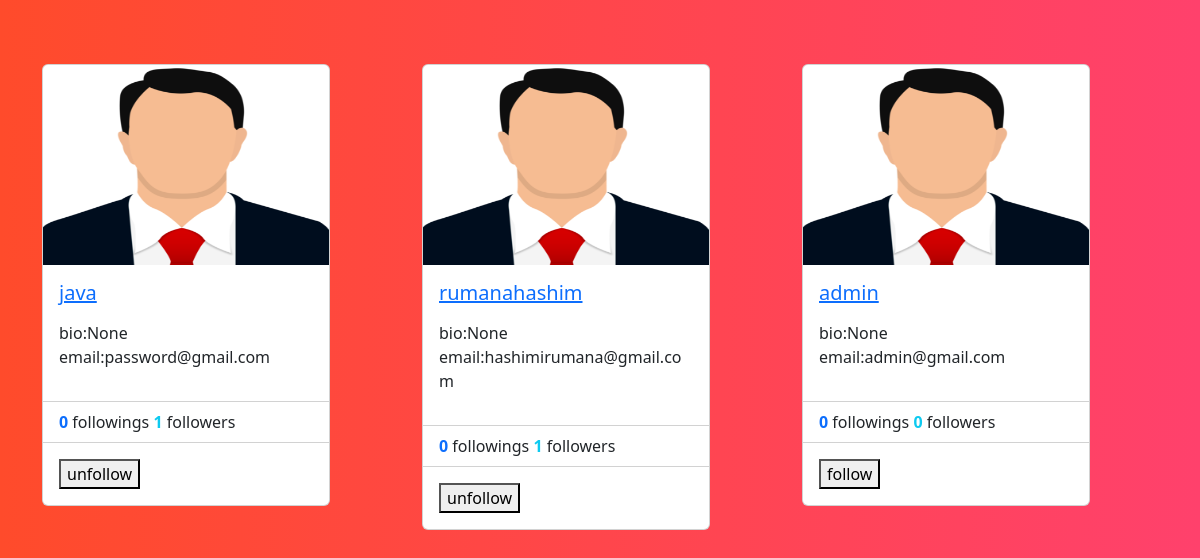
Before: /profiles/all (signed in) with the older database file.
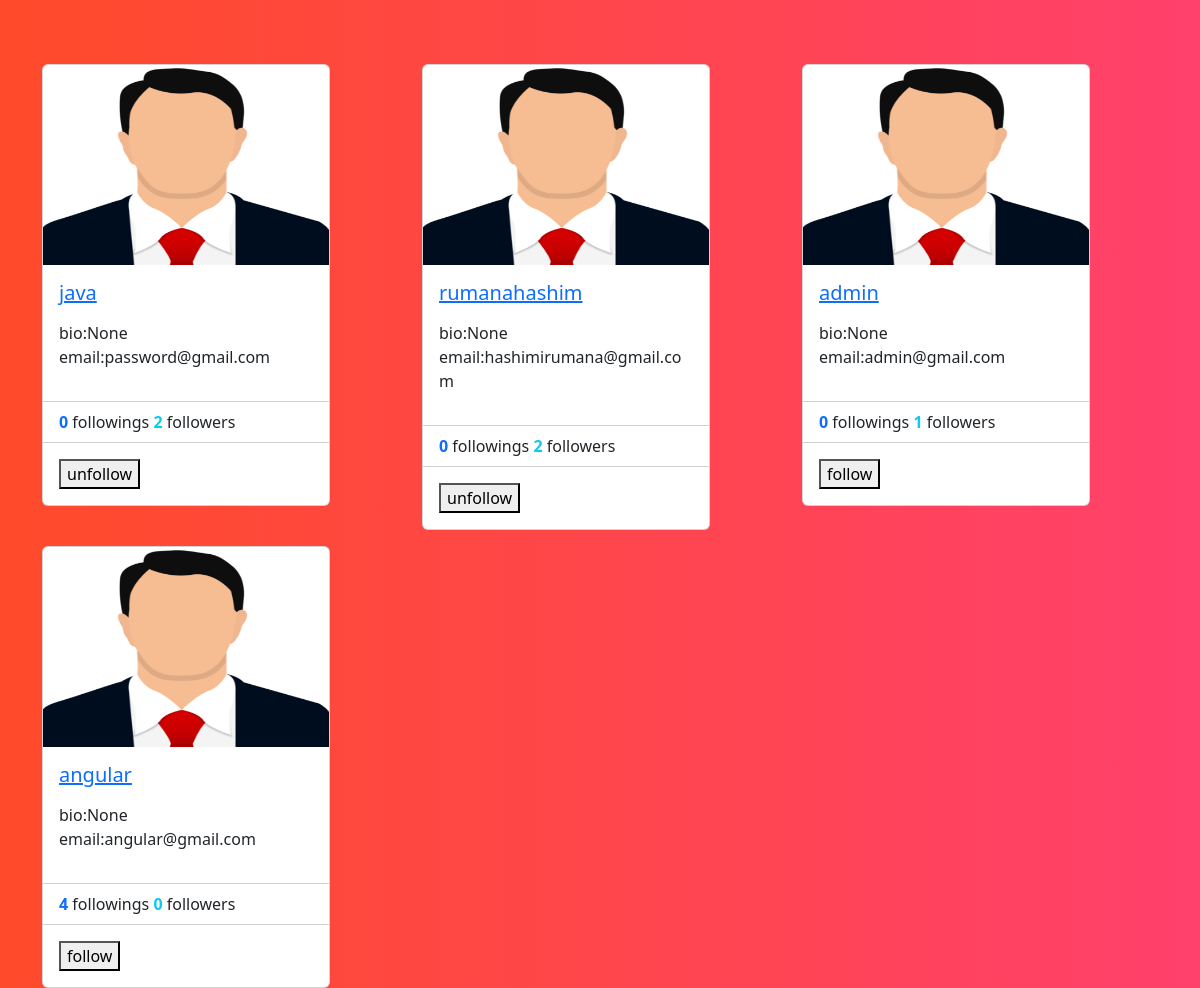
After: the same page with the newer database file.
### social/models.py (models this page shows)
class UserProfile(models.Model):
    user=models.OneToOneField(User,on_delete=models.CASCADE,related_name="profile")
    address=models.CharField(max_length=200,null=True)
    phone=models.CharField(max_length=200,null=True)
    profile_pic=models.ImageField(upload_to="profilepics",null=True,blank=True)
    dob=models.DateField(null=True)
    bio=models.CharField(max_length=200,null=True)
    following=models.ManyToManyField("self",related_name="followed_by",symmetrical=False,null=True)
    block=models.ManyToManyField("self",related_name="blocked",symmetrical=False,null=True)
    def __str__(self):
        return self.user.username

### social/views.py (the view)
# urls.py: path('profiles/all',views.ProfileListView.as_view(),name="profile-list"),
@method_decorator(decs,name="dispatch")
class ProfileListView(View):
    def get(self,request,*args,**kwargs):
        qs=UserProfile.objects.all().exclude(user=request.user)
        return render(request,"profile_list.html",{"data":qs})

### social/templates/profile_list.html (shortened to what this page needs)
<!DOCTYPE html>
{%load static%}
<html lang="en">
<head>
    <link href="https://cdn.jsdelivr.net/npm/bootstrap@5.3.2/dist/css/bootstrap.min.css" rel="stylesheet">
</head>
<body style="background: #FF416C;
background: -webkit-linear-gradient(to right, #FF4B2B, #FF416C);
background: linear-gradient(to right, #FF4B2B, #FF416C);">
<div class="container">
    <div class="row mt-5">
        {%for profile in data%}
            <div class="col-4 mt-3">
                <div class="card" style="width: 18rem;">
                    {%if profile.profile_pic%}
                    <img src="{{profile.profile_pic.url}}" class="card-img-top" alt="..." height="200px">
                    {%else%}
                    <img src="{%static 'social/images/profilepic.png'%}" class="card-img-top" alt="..." height="200px">
                    {%endif%}
                    <div class="card-body">
                      <h5 class="card-title">
                        <a href="{%url 'profile-detail' profile.id %}">{{profile}}</a>
                      </h5>
                      <p class="card-text">
                        <div>
                            bio:{{profile.bio}}
                        </div>
                       <div>
                        email:{{profile.user.email}}
                       </div>
                      </p>
                    </div>
                    <ul class="list-group list-group-flush">
                      <li class="list-group-item">
                       <span class="fw-bold text-primary"> {{profile.following.count}}</span> followings
                       <span class="fw-bold text-info">  {{profile.followed_by.count}}</span> followers </li>
                    </ul>
                    <div class="card-body">
                      <form action="{% url 'follow' profile.id %}" method="post">
                        {%if profile in request.user.profile.following.all%}
                            <button type="submit" name="action" value="unfollow">unfollow</button>
                        {%else%}
                            <button type="submit" name="action" value="follow">follow</button>
                        {%endif%}
                      </form>
                    </div>
                  </div>
            </div>
        {%endfor%}
    </div>
</div>
</body>
</html>

Changed rows visible on the page:
computed for UserProfile "java": followed_by.count "1" → "2"
computed for UserProfile "rumanahashim": followed_by.count "1" → "2"
computed for UserProfile "admin": followed_by.count "0" → "1"
added UserProfile: user.username "angular", bio "None", user.email "angular@gmail.com", following.count "4", followed_by.count "0"
